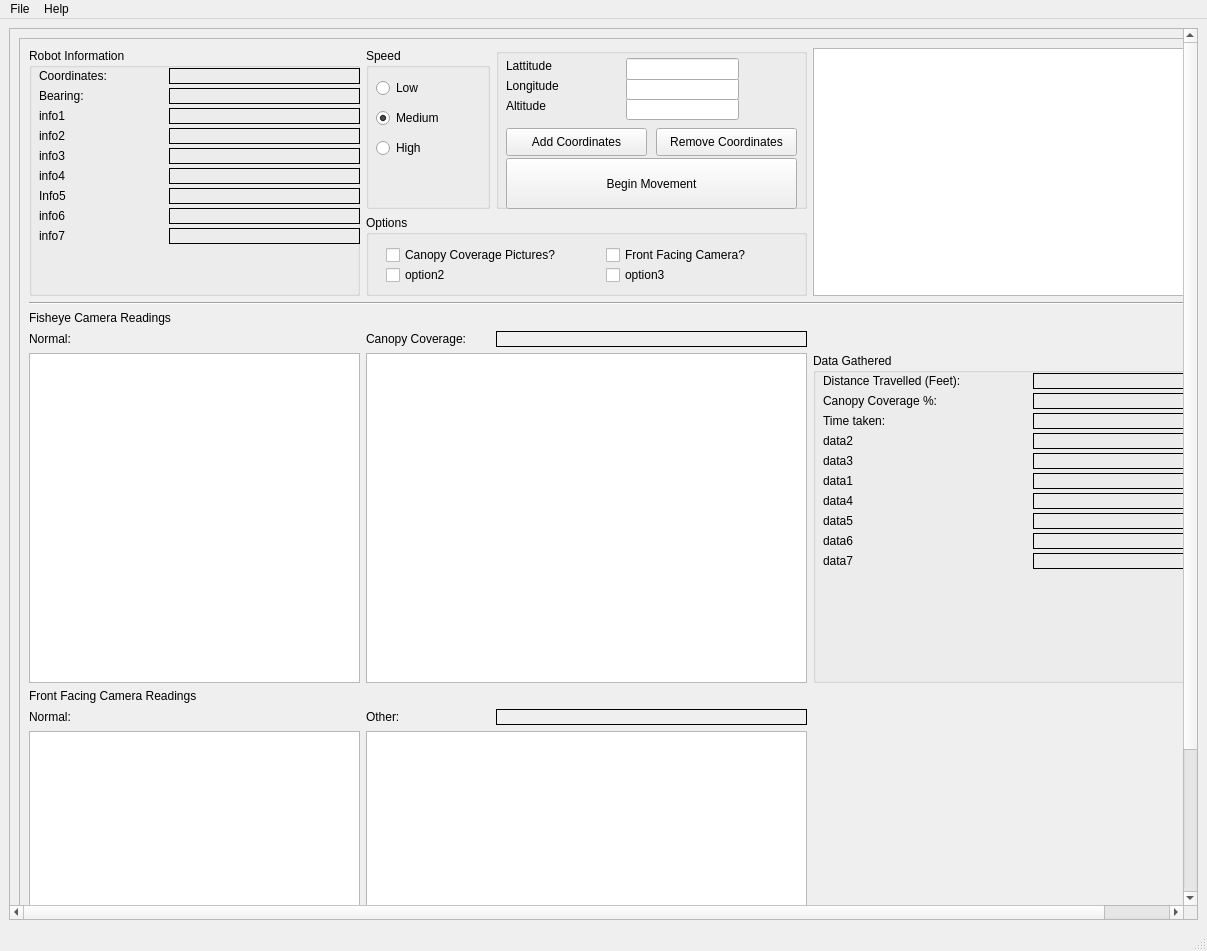
<?xml version="1.0" encoding="UTF-8"?>
<ui version="4.0">
 <class>MainWindow</class>
 <widget class="QMainWindow" name="MainWindow">
  <property name="geometry">
   <rect>
    <x>0</x>
    <y>0</y>
    <width>1207</width>
    <height>951</height>
   </rect>
  </property>
  <property name="windowTitle">
   <string>MainWindow</string>
  </property>
  <widget class="QWidget" name="centralwidget">
   <layout class="QGridLayout" name="gridLayout">
    <item row="0" column="0">
     <widget class="QScrollArea" name="scrollArea">
      <property name="sizePolicy">
       <sizepolicy hsizetype="Expanding" vsizetype="Expanding">
        <horstretch>0</horstretch>
        <verstretch>0</verstretch>
       </sizepolicy>
      </property>
      <property name="maximumSize">
       <size>
        <width>1300</width>
        <height>16777215</height>
       </size>
      </property>
      <property name="widgetResizable">
       <bool>true</bool>
      </property>
      <widget class="QWidget" name="scrollAreaWidgetContents">
       <property name="geometry">
        <rect>
         <x>0</x>
         <y>0</y>
         <width>1253</width>
         <height>1071</height>
        </rect>
       </property>
       <layout class="QGridLayout" name="gridLayout_2">
        <item row="0" column="0">
         <widget class="QFrame" name="frame">
          <property name="frameShape">
           <enum>QFrame::StyledPanel</enum>
          </property>
          <property name="frameShadow">
           <enum>QFrame::Raised</enum>
          </property>
          <layout class="QGridLayout" name="gridLayout_3">
           <item row="0" column="0" rowspan="2">
            <widget class="QGroupBox" name="groupBox_3">
             <property name="sizePolicy">
              <sizepolicy hsizetype="Expanding" vsizetype="Expanding">
               <horstretch>0</horstretch>
               <verstretch>0</verstretch>
              </sizepolicy>
             </property>
             <property name="minimumSize">
              <size>
               <width>331</width>
               <height>211</height>
              </size>
             </property>
             <property name="title">
              <string>Robot Information</string>
             </property>
             <widget class="QLabel" name="lblCoordinates">
              <property name="geometry">
               <rect>
                <x>140</x>
                <y>20</y>
                <width>191</width>
                <height>16</height>
               </rect>
              </property>
              <property name="frameShape">
               <enum>QFrame::Box</enum>
              </property>
              <property name="text">
               <string/>
              </property>
             </widget>
             <widget class="QLabel" name="label_8">
              <property name="geometry">
               <rect>
                <x>10</x>
                <y>20</y>
                <width>81</width>
                <height>16</height>
               </rect>
              </property>
              <property name="text">
               <string>Coordinates:</string>
              </property>
             </widget>
             <widget class="QLabel" name="lbl7">
              <property name="geometry">
               <rect>
                <x>140</x>
                <y>180</y>
                <width>191</width>
                <height>16</height>
               </rect>
              </property>
              <property name="frameShape">
               <enum>QFrame::Box</enum>
              </property>
              <property name="text">
               <string/>
              </property>
             </widget>
             <widget class="QLabel" name="lbl5">
              <property name="geometry">
               <rect>
                <x>140</x>
                <y>140</y>
                <width>191</width>
                <height>16</height>
               </rect>
              </property>
              <property name="frameShape">
               <enum>QFrame::Box</enum>
              </property>
              <property name="text">
               <string/>
              </property>
             </widget>
             <widget class="QLabel" name="label_13">
              <property name="geometry">
               <rect>
                <x>10</x>
                <y>120</y>
                <width>101</width>
                <height>16</height>
               </rect>
              </property>
              <property name="text">
               <string>info4</string>
              </property>
             </widget>
             <widget class="QLabel" name="lbl3">
              <property name="geometry">
               <rect>
                <x>140</x>
                <y>100</y>
                <width>191</width>
                <height>16</height>
               </rect>
              </property>
              <property name="frameShape">
               <enum>QFrame::Box</enum>
              </property>
              <property name="text">
               <string/>
              </property>
             </widget>
             <widget class="QLabel" name="lbl4">
              <property name="geometry">
               <rect>
                <x>140</x>
                <y>120</y>
                <width>191</width>
                <height>16</height>
               </rect>
              </property>
              <property name="frameShape">
               <enum>QFrame::Box</enum>
              </property>
              <property name="text">
               <string/>
              </property>
             </widget>
             <widget class="QLabel" name="lbl2">
              <property name="geometry">
               <rect>
                <x>140</x>
                <y>80</y>
                <width>191</width>
                <height>16</height>
               </rect>
              </property>
              <property name="frameShape">
               <enum>QFrame::Box</enum>
              </property>
              <property name="text">
               <string/>
              </property>
             </widget>
             <widget class="QLabel" name="label_15">
              <property name="geometry">
               <rect>
                <x>10</x>
                <y>160</y>
                <width>101</width>
                <height>16</height>
               </rect>
              </property>
              <property name="text">
               <string>info6</string>
              </property>
             </widget>
             <widget class="QLabel" name="label_10">
              <property name="geometry">
               <rect>
                <x>10</x>
                <y>60</y>
                <width>101</width>
                <height>16</height>
               </rect>
              </property>
              <property name="text">
               <string>info1</string>
              </property>
             </widget>
             <widget class="QLabel" name="label_14">
              <property name="geometry">
               <rect>
                <x>10</x>
                <y>140</y>
                <width>101</width>
                <height>16</height>
               </rect>
              </property>
              <property name="text">
               <string>Info5</string>
              </property>
             </widget>
             <widget class="QLabel" name="lbl6">
              <property name="geometry">
               <rect>
                <x>140</x>
                <y>160</y>
                <width>191</width>
                <height>16</height>
               </rect>
              </property>
              <property name="frameShape">
               <enum>QFrame::Box</enum>
              </property>
              <property name="text">
               <string/>
              </property>
             </widget>
             <widget class="QLabel" name="label_9">
              <property name="geometry">
               <rect>
                <x>10</x>
                <y>40</y>
                <width>81</width>
                <height>16</height>
               </rect>
              </property>
              <property name="text">
               <string>Bearing:</string>
              </property>
             </widget>
             <widget class="QLabel" name="label_12">
              <property name="geometry">
               <rect>
                <x>10</x>
                <y>100</y>
                <width>101</width>
                <height>16</height>
               </rect>
              </property>
              <property name="text">
               <string>info3</string>
              </property>
             </widget>
             <widget class="QLabel" name="lblBearing">
              <property name="geometry">
               <rect>
                <x>140</x>
                <y>40</y>
                <width>191</width>
                <height>16</height>
               </rect>
              </property>
              <property name="frameShape">
               <enum>QFrame::Box</enum>
              </property>
              <property name="text">
               <string/>
              </property>
             </widget>
             <widget class="QLabel" name="lbl1">
              <property name="geometry">
               <rect>
                <x>140</x>
                <y>60</y>
                <width>191</width>
                <height>16</height>
               </rect>
              </property>
              <property name="frameShape">
               <enum>QFrame::Box</enum>
              </property>
              <property name="text">
               <string/>
              </property>
             </widget>
             <widget class="QLabel" name="label_11">
              <property name="geometry">
               <rect>
                <x>10</x>
                <y>80</y>
                <width>101</width>
                <height>16</height>
               </rect>
              </property>
              <property name="text">
               <string>info2</string>
              </property>
             </widget>
             <widget class="QLabel" name="label_16">
              <property name="geometry">
               <rect>
                <x>10</x>
                <y>180</y>
                <width>101</width>
                <height>16</height>
               </rect>
              </property>
              <property name="text">
               <string>info7</string>
              </property>
             </widget>
            </widget>
           </item>
           <item row="0" column="1">
            <widget class="QGroupBox" name="groupBox">
             <property name="sizePolicy">
              <sizepolicy hsizetype="Expanding" vsizetype="Expanding">
               <horstretch>0</horstretch>
               <verstretch>0</verstretch>
              </sizepolicy>
             </property>
             <property name="title">
              <string>Speed</string>
             </property>
             <widget class="QRadioButton" name="rdoLow">
              <property name="geometry">
               <rect>
                <x>10</x>
                <y>30</y>
                <width>95</width>
                <height>20</height>
               </rect>
              </property>
              <property name="text">
               <string>Low</string>
              </property>
             </widget>
             <widget class="QRadioButton" name="rdoMedium">
              <property name="geometry">
               <rect>
                <x>10</x>
                <y>60</y>
                <width>95</width>
                <height>20</height>
               </rect>
              </property>
              <property name="text">
               <string>Medium</string>
              </property>
              <property name="checked">
               <bool>true</bool>
              </property>
             </widget>
             <widget class="QRadioButton" name="rdoHigh">
              <property name="geometry">
               <rect>
                <x>10</x>
                <y>90</y>
                <width>95</width>
                <height>20</height>
               </rect>
              </property>
              <property name="text">
               <string>High</string>
              </property>
             </widget>
            </widget>
           </item>
           <item row="0" column="2">
            <widget class="QGroupBox" name="groupBox_5">
             <property name="sizePolicy">
              <sizepolicy hsizetype="Expanding" vsizetype="Expanding">
               <horstretch>0</horstretch>
               <verstretch>0</verstretch>
              </sizepolicy>
             </property>
             <property name="minimumSize">
              <size>
               <width>311</width>
               <height>161</height>
              </size>
             </property>
             <property name="title">
              <string/>
             </property>
             <widget class="QLabel" name="label_7">
              <property name="geometry">
               <rect>
                <x>10</x>
                <y>50</y>
                <width>55</width>
                <height>16</height>
               </rect>
              </property>
              <property name="text">
               <string>Altitude</string>
              </property>
             </widget>
             <widget class="QLabel" name="label_5">
              <property name="geometry">
               <rect>
                <x>10</x>
                <y>10</y>
                <width>55</width>
                <height>16</height>
               </rect>
              </property>
              <property name="text">
               <string>Lattitude</string>
              </property>
             </widget>
             <widget class="QPushButton" name="btnBegin">
              <property name="geometry">
               <rect>
                <x>10</x>
                <y>110</y>
                <width>291</width>
                <height>51</height>
               </rect>
              </property>
              <property name="text">
               <string>Begin Movement</string>
              </property>
             </widget>
             <widget class="QPushButton" name="btnRemoveCoordinates">
              <property name="geometry">
               <rect>
                <x>160</x>
                <y>80</y>
                <width>141</width>
                <height>28</height>
               </rect>
              </property>
              <property name="text">
               <string>Remove Coordinates</string>
              </property>
             </widget>
             <widget class="QLineEdit" name="txtAltitude">
              <property name="geometry">
               <rect>
                <x>130</x>
                <y>50</y>
                <width>113</width>
                <height>22</height>
               </rect>
              </property>
             </widget>
             <widget class="QLineEdit" name="txtLongitude">
              <property name="geometry">
               <rect>
                <x>130</x>
                <y>30</y>
                <width>113</width>
                <height>22</height>
               </rect>
              </property>
             </widget>
             <widget class="QLineEdit" name="txtLattitude">
              <property name="geometry">
               <rect>
                <x>130</x>
                <y>10</y>
                <width>113</width>
                <height>22</height>
               </rect>
              </property>
             </widget>
             <widget class="QPushButton" name="btnAdd">
              <property name="geometry">
               <rect>
                <x>10</x>
                <y>80</y>
                <width>141</width>
                <height>28</height>
               </rect>
              </property>
              <property name="text">
               <string>Add Coordinates</string>
              </property>
             </widget>
             <widget class="QLabel" name="label_6">
              <property name="geometry">
               <rect>
                <x>10</x>
                <y>30</y>
                <width>55</width>
                <height>16</height>
               </rect>
              </property>
              <property name="text">
               <string>Longitude</string>
              </property>
             </widget>
            </widget>
           </item>
           <item row="0" column="3" rowspan="2">
            <widget class="QListWidget" name="lstPoints">
             <property name="sizePolicy">
              <sizepolicy hsizetype="Expanding" vsizetype="Expanding">
               <horstretch>0</horstretch>
               <verstretch>0</verstretch>
              </sizepolicy>
             </property>
             <property name="minimumSize">
              <size>
               <width>256</width>
               <height>192</height>
              </size>
             </property>
            </widget>
           </item>
           <item row="1" column="1" colspan="2">
            <widget class="QGroupBox" name="groupBox_4">
             <property name="sizePolicy">
              <sizepolicy hsizetype="Expanding" vsizetype="Expanding">
               <horstretch>0</horstretch>
               <verstretch>0</verstretch>
              </sizepolicy>
             </property>
             <property name="minimumSize">
              <size>
               <width>441</width>
               <height>81</height>
              </size>
             </property>
             <property name="title">
              <string>Options</string>
             </property>
             <widget class="QCheckBox" name="chk3">
              <property name="geometry">
               <rect>
                <x>240</x>
                <y>50</y>
                <width>191</width>
                <height>20</height>
               </rect>
              </property>
              <property name="text">
               <string>option3</string>
              </property>
             </widget>
             <widget class="QCheckBox" name="chkPictures">
              <property name="geometry">
               <rect>
                <x>20</x>
                <y>30</y>
                <width>181</width>
                <height>20</height>
               </rect>
              </property>
              <property name="text">
               <string>Canopy Coverage Pictures?</string>
              </property>
             </widget>
             <widget class="QCheckBox" name="chk1">
              <property name="geometry">
               <rect>
                <x>240</x>
                <y>30</y>
                <width>191</width>
                <height>20</height>
               </rect>
              </property>
              <property name="text">
               <string>Front Facing Camera?</string>
              </property>
             </widget>
             <widget class="QCheckBox" name="chk2">
              <property name="geometry">
               <rect>
                <x>20</x>
                <y>50</y>
                <width>181</width>
                <height>20</height>
               </rect>
              </property>
              <property name="text">
               <string>option2</string>
              </property>
             </widget>
            </widget>
           </item>
           <item row="2" column="0" colspan="4">
            <widget class="Line" name="line_2">
             <property name="orientation">
              <enum>Qt::Horizontal</enum>
             </property>
            </widget>
           </item>
           <item row="3" column="0">
            <widget class="QLabel" name="label_2">
             <property name="sizePolicy">
              <sizepolicy hsizetype="Ignored" vsizetype="Preferred">
               <horstretch>0</horstretch>
               <verstretch>0</verstretch>
              </sizepolicy>
             </property>
             <property name="text">
              <string>Fisheye Camera Readings</string>
             </property>
            </widget>
           </item>
           <item row="4" column="0">
            <widget class="QLabel" name="label_3">
             <property name="sizePolicy">
              <sizepolicy hsizetype="Ignored" vsizetype="Preferred">
               <horstretch>0</horstretch>
               <verstretch>0</verstretch>
              </sizepolicy>
             </property>
             <property name="text">
              <string>Normal:</string>
             </property>
            </widget>
           </item>
           <item row="4" column="1">
            <widget class="QLabel" name="label_4">
             <property name="sizePolicy">
              <sizepolicy hsizetype="Expanding" vsizetype="Fixed">
               <horstretch>0</horstretch>
               <verstretch>0</verstretch>
              </sizepolicy>
             </property>
             <property name="minimumSize">
              <size>
               <width>111</width>
               <height>16</height>
              </size>
             </property>
             <property name="text">
              <string>Canopy Coverage:</string>
             </property>
            </widget>
           </item>
           <item row="4" column="2">
            <widget class="QLabel" name="lblCurrentCanopyCoverage">
             <property name="sizePolicy">
              <sizepolicy hsizetype="Minimum" vsizetype="Minimum">
               <horstretch>0</horstretch>
               <verstretch>0</verstretch>
              </sizepolicy>
             </property>
             <property name="minimumSize">
              <size>
               <width>200</width>
               <height>16</height>
              </size>
             </property>
             <property name="frameShape">
              <enum>QFrame::Box</enum>
             </property>
             <property name="text">
              <string/>
             </property>
            </widget>
           </item>
           <item row="5" column="0">
            <widget class="QGraphicsView" name="picFisheye">
             <property name="sizePolicy">
              <sizepolicy hsizetype="Expanding" vsizetype="Expanding">
               <horstretch>0</horstretch>
               <verstretch>0</verstretch>
              </sizepolicy>
             </property>
             <property name="minimumSize">
              <size>
               <width>330</width>
               <height>330</height>
              </size>
             </property>
            </widget>
           </item>
           <item row="5" column="1" colspan="2">
            <widget class="QGraphicsView" name="picCanopy">
             <property name="sizePolicy">
              <sizepolicy hsizetype="Minimum" vsizetype="Minimum">
               <horstretch>0</horstretch>
               <verstretch>0</verstretch>
              </sizepolicy>
             </property>
             <property name="minimumSize">
              <size>
               <width>330</width>
               <height>330</height>
              </size>
             </property>
            </widget>
           </item>
           <item row="5" column="3">
            <widget class="QGroupBox" name="groupBox_2">
             <property name="sizePolicy">
              <sizepolicy hsizetype="Expanding" vsizetype="Expanding">
               <horstretch>0</horstretch>
               <verstretch>0</verstretch>
              </sizepolicy>
             </property>
             <property name="minimumSize">
              <size>
               <width>421</width>
               <height>241</height>
              </size>
             </property>
             <property name="title">
              <string>Data Gathered</string>
             </property>
             <widget class="QLabel" name="lblCanopyCoveragePercent">
              <property name="geometry">
               <rect>
                <x>220</x>
                <y>40</y>
                <width>191</width>
                <height>16</height>
               </rect>
              </property>
              <property name="frameShape">
               <enum>QFrame::Box</enum>
              </property>
              <property name="text">
               <string/>
              </property>
             </widget>
             <widget class="QLabel" name="lblData4">
              <property name="geometry">
               <rect>
                <x>220</x>
                <y>140</y>
                <width>191</width>
                <height>16</height>
               </rect>
              </property>
              <property name="frameShape">
               <enum>QFrame::Box</enum>
              </property>
              <property name="text">
               <string/>
              </property>
             </widget>
             <widget class="QLabel" name="lblData3">
              <property name="geometry">
               <rect>
                <x>220</x>
                <y>100</y>
                <width>191</width>
                <height>16</height>
               </rect>
              </property>
              <property name="frameShape">
               <enum>QFrame::Box</enum>
              </property>
              <property name="text">
               <string/>
              </property>
             </widget>
             <widget class="QLabel" name="label_24">
              <property name="geometry">
               <rect>
                <x>10</x>
                <y>140</y>
                <width>151</width>
                <height>16</height>
               </rect>
              </property>
              <property name="text">
               <string>data4</string>
              </property>
             </widget>
             <widget class="QLabel" name="lblData1">
              <property name="geometry">
               <rect>
                <x>220</x>
                <y>120</y>
                <width>191</width>
                <height>16</height>
               </rect>
              </property>
              <property name="frameShape">
               <enum>QFrame::Box</enum>
              </property>
              <property name="text">
               <string/>
              </property>
             </widget>
             <widget class="QLabel" name="lblData7">
              <property name="geometry">
               <rect>
                <x>220</x>
                <y>200</y>
                <width>191</width>
                <height>16</height>
               </rect>
              </property>
              <property name="frameShape">
               <enum>QFrame::Box</enum>
              </property>
              <property name="text">
               <string/>
              </property>
             </widget>
             <widget class="QLabel" name="label_23">
              <property name="geometry">
               <rect>
                <x>10</x>
                <y>100</y>
                <width>171</width>
                <height>16</height>
               </rect>
              </property>
              <property name="text">
               <string>data3</string>
              </property>
             </widget>
             <widget class="QLabel" name="label_18">
              <property name="geometry">
               <rect>
                <x>10</x>
                <y>20</y>
                <width>171</width>
                <height>16</height>
               </rect>
              </property>
              <property name="text">
               <string>Distance Travelled (Feet):</string>
              </property>
             </widget>
             <widget class="QLabel" name="label_22">
              <property name="geometry">
               <rect>
                <x>10</x>
                <y>80</y>
                <width>151</width>
                <height>16</height>
               </rect>
              </property>
              <property name="text">
               <string>data2</string>
              </property>
             </widget>
             <widget class="QLabel" name="label_26">
              <property name="geometry">
               <rect>
                <x>10</x>
                <y>160</y>
                <width>101</width>
                <height>16</height>
               </rect>
              </property>
              <property name="text">
               <string>data5</string>
              </property>
             </widget>
             <widget class="QLabel" name="label_19">
              <property name="geometry">
               <rect>
                <x>10</x>
                <y>40</y>
                <width>151</width>
                <height>16</height>
               </rect>
              </property>
              <property name="text">
               <string>Canopy Coverage %:</string>
              </property>
             </widget>
             <widget class="QLabel" name="lblDistanceTravelled">
              <property name="geometry">
               <rect>
                <x>220</x>
                <y>20</y>
                <width>191</width>
                <height>16</height>
               </rect>
              </property>
              <property name="frameShape">
               <enum>QFrame::Box</enum>
              </property>
              <property name="text">
               <string/>
              </property>
             </widget>
             <widget class="QLabel" name="lblData5">
              <property name="geometry">
               <rect>
                <x>220</x>
                <y>160</y>
                <width>191</width>
                <height>16</height>
               </rect>
              </property>
              <property name="frameShape">
               <enum>QFrame::Box</enum>
              </property>
              <property name="text">
               <string/>
              </property>
             </widget>
             <widget class="QLabel" name="label_27">
              <property name="geometry">
               <rect>
                <x>10</x>
                <y>180</y>
                <width>91</width>
                <height>16</height>
               </rect>
              </property>
              <property name="text">
               <string>data6</string>
              </property>
             </widget>
             <widget class="QLabel" name="label_21">
              <property name="geometry">
               <rect>
                <x>10</x>
                <y>120</y>
                <width>141</width>
                <height>16</height>
               </rect>
              </property>
              <property name="text">
               <string>data1</string>
              </property>
             </widget>
             <widget class="QLabel" name="label_25">
              <property name="geometry">
               <rect>
                <x>10</x>
                <y>200</y>
                <width>111</width>
                <height>16</height>
               </rect>
              </property>
              <property name="text">
               <string>data7</string>
              </property>
             </widget>
             <widget class="QLabel" name="lblData6">
              <property name="geometry">
               <rect>
                <x>220</x>
                <y>180</y>
                <width>191</width>
                <height>16</height>
               </rect>
              </property>
              <property name="frameShape">
               <enum>QFrame::Box</enum>
              </property>
              <property name="text">
               <string/>
              </property>
             </widget>
             <widget class="QLabel" name="lblData2">
              <property name="geometry">
               <rect>
                <x>220</x>
                <y>80</y>
                <width>191</width>
                <height>16</height>
               </rect>
              </property>
              <property name="frameShape">
               <enum>QFrame::Box</enum>
              </property>
              <property name="text">
               <string/>
              </property>
             </widget>
             <widget class="QLabel" name="label_20">
              <property name="geometry">
               <rect>
                <x>10</x>
                <y>60</y>
                <width>91</width>
                <height>16</height>
               </rect>
              </property>
              <property name="text">
               <string>Time taken:</string>
              </property>
             </widget>
             <widget class="QLabel" name="lblTimeTaken">
              <property name="geometry">
               <rect>
                <x>220</x>
                <y>60</y>
                <width>191</width>
                <height>16</height>
               </rect>
              </property>
              <property name="frameShape">
               <enum>QFrame::Box</enum>
              </property>
              <property name="text">
               <string/>
              </property>
             </widget>
            </widget>
           </item>
           <item row="6" column="0">
            <widget class="QLabel" name="label_28">
             <property name="sizePolicy">
              <sizepolicy hsizetype="Ignored" vsizetype="Preferred">
               <horstretch>0</horstretch>
               <verstretch>0</verstretch>
              </sizepolicy>
             </property>
             <property name="text">
              <string>Front Facing Camera Readings</string>
             </property>
            </widget>
           </item>
           <item row="7" column="0">
            <widget class="QLabel" name="label_17">
             <property name="sizePolicy">
              <sizepolicy hsizetype="Ignored" vsizetype="Preferred">
               <horstretch>0</horstretch>
               <verstretch>0</verstretch>
              </sizepolicy>
             </property>
             <property name="text">
              <string>Normal:</string>
             </property>
            </widget>
           </item>
           <item row="7" column="1">
            <widget class="QLabel" name="label_29">
             <property name="sizePolicy">
              <sizepolicy hsizetype="Expanding" vsizetype="Fixed">
               <horstretch>0</horstretch>
               <verstretch>0</verstretch>
              </sizepolicy>
             </property>
             <property name="minimumSize">
              <size>
               <width>55</width>
               <height>16</height>
              </size>
             </property>
             <property name="text">
              <string>Other:</string>
             </property>
            </widget>
           </item>
           <item row="7" column="2">
            <widget class="QLabel" name="lblOtherPictureData">
             <property name="sizePolicy">
              <sizepolicy hsizetype="Minimum" vsizetype="Minimum">
               <horstretch>0</horstretch>
               <verstretch>0</verstretch>
              </sizepolicy>
             </property>
             <property name="minimumSize">
              <size>
               <width>200</width>
               <height>16</height>
              </size>
             </property>
             <property name="frameShape">
              <enum>QFrame::Box</enum>
             </property>
             <property name="text">
              <string/>
             </property>
            </widget>
           </item>
           <item row="8" column="0">
            <widget class="QGraphicsView" name="picFisheye_2">
             <property name="sizePolicy">
              <sizepolicy hsizetype="Expanding" vsizetype="Expanding">
               <horstretch>0</horstretch>
               <verstretch>0</verstretch>
              </sizepolicy>
             </property>
             <property name="minimumSize">
              <size>
               <width>330</width>
               <height>330</height>
              </size>
             </property>
            </widget>
           </item>
           <item row="8" column="1" colspan="2">
            <widget class="QGraphicsView" name="picFisheye_3">
             <property name="sizePolicy">
              <sizepolicy hsizetype="Minimum" vsizetype="Minimum">
               <horstretch>0</horstretch>
               <verstretch>0</verstretch>
              </sizepolicy>
             </property>
             <property name="minimumSize">
              <size>
               <width>330</width>
               <height>330</height>
              </size>
             </property>
            </widget>
           </item>
          </layout>
         </widget>
        </item>
       </layout>
      </widget>
     </widget>
    </item>
   </layout>
  </widget>
  <widget class="QMenuBar" name="menubar">
   <property name="geometry">
    <rect>
     <x>0</x>
     <y>0</y>
     <width>1207</width>
     <height>26</height>
    </rect>
   </property>
   <widget class="QMenu" name="menuFile">
    <property name="title">
     <string>File</string>
    </property>
    <addaction name="actionSaveCoordinates"/>
    <addaction name="actionLoadCoordinates"/>
    <addaction name="actionExportData"/>
    <addaction name="actionExit_2"/>
   </widget>
   <widget class="QMenu" name="menuHelp">
    <property name="title">
     <string>Help</string>
    </property>
    <addaction name="actionAbout"/>
   </widget>
   <addaction name="menuFile"/>
   <addaction name="menuHelp"/>
  </widget>
  <widget class="QStatusBar" name="statusbar"/>
  <action name="actionSaveCoordinates">
   <property name="text">
    <string>Save Coordinates</string>
   </property>
  </action>
  <action name="actionLoadCoordinates">
   <property name="text">
    <string>Load Coordinates</string>
   </property>
  </action>
  <action name="actionExit">
   <property name="text">
    <string>Exit</string>
   </property>
  </action>
  <action name="actionAbout">
   <property name="text">
    <string>About</string>
   </property>
  </action>
  <action name="actionExportData">
   <property name="text">
    <string>Export Data</string>
   </property>
  </action>
  <action name="actionExit_2">
   <property name="text">
    <string>Exit</string>
   </property>
  </action>
 </widget>
 <tabstops>
  <tabstop>scrollArea</tabstop>
  <tabstop>rdoLow</tabstop>
  <tabstop>rdoMedium</tabstop>
  <tabstop>rdoHigh</tabstop>
  <tabstop>chkPictures</tabstop>
  <tabstop>chk1</tabstop>
  <tabstop>chk2</tabstop>
  <tabstop>chk3</tabstop>
  <tabstop>txtLattitude</tabstop>
  <tabstop>txtLongitude</tabstop>
  <tabstop>txtAltitude</tabstop>
  <tabstop>btnAdd</tabstop>
  <tabstop>btnRemoveCoordinates</tabstop>
  <tabstop>btnBegin</tabstop>
  <tabstop>lstPoints</tabstop>
  <tabstop>picFisheye</tabstop>
  <tabstop>picCanopy</tabstop>
  <tabstop>picFisheye_2</tabstop>
  <tabstop>picFisheye_3</tabstop>
 </tabstops>
 <resources/>
 <connections/>
</ui>
